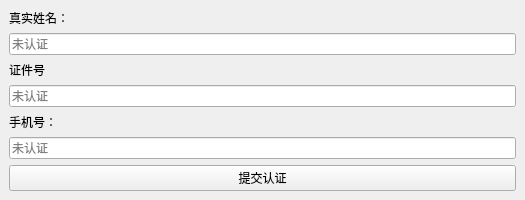
<?xml version="1.0" encoding="UTF-8"?>
<ui version="4.0">
 <class>SellerApplyWindow</class>
 <widget class="QMainWindow" name="SellerApplyWindow">
  <property name="geometry">
   <rect>
    <x>0</x>
    <y>0</y>
    <width>525</width>
    <height>189</height>
   </rect>
  </property>
  <property name="windowTitle">
   <string>提交认证申请</string>
  </property>
  <widget class="QWidget" name="centralwidget">
   <layout class="QVBoxLayout" name="verticalLayout">
    <item>
     <layout class="QVBoxLayout" name="verticalLayout_3">
      <item>
       <widget class="QLabel" name="label_5">
        <property name="text">
         <string>真实姓名：</string>
        </property>
       </widget>
      </item>
      <item>
       <widget class="QLineEdit" name="lineEditRealName">
        <property name="readOnly">
         <bool>false</bool>
        </property>
        <property name="placeholderText">
         <string>未认证</string>
        </property>
       </widget>
      </item>
      <item>
       <widget class="QLabel" name="label_7">
        <property name="text">
         <string>证件号</string>
        </property>
       </widget>
      </item>
      <item>
       <widget class="QLineEdit" name="lineEditIDNumber">
        <property name="readOnly">
         <bool>false</bool>
        </property>
        <property name="placeholderText">
         <string>未认证</string>
        </property>
       </widget>
      </item>
      <item>
       <widget class="QLabel" name="label_6">
        <property name="text">
         <string>手机号：</string>
        </property>
       </widget>
      </item>
      <item>
       <widget class="QLineEdit" name="lineEditPhone">
        <property name="readOnly">
         <bool>false</bool>
        </property>
        <property name="placeholderText">
         <string>未认证</string>
        </property>
       </widget>
      </item>
      <item>
       <layout class="QHBoxLayout" name="horizontalLayout_5">
        <item>
         <widget class="QPushButton" name="buttonSubmitApply">
          <property name="text">
           <string>提交认证</string>
          </property>
         </widget>
        </item>
       </layout>
      </item>
     </layout>
    </item>
   </layout>
  </widget>
 </widget>
 <resources/>
 <connections/>
</ui>
